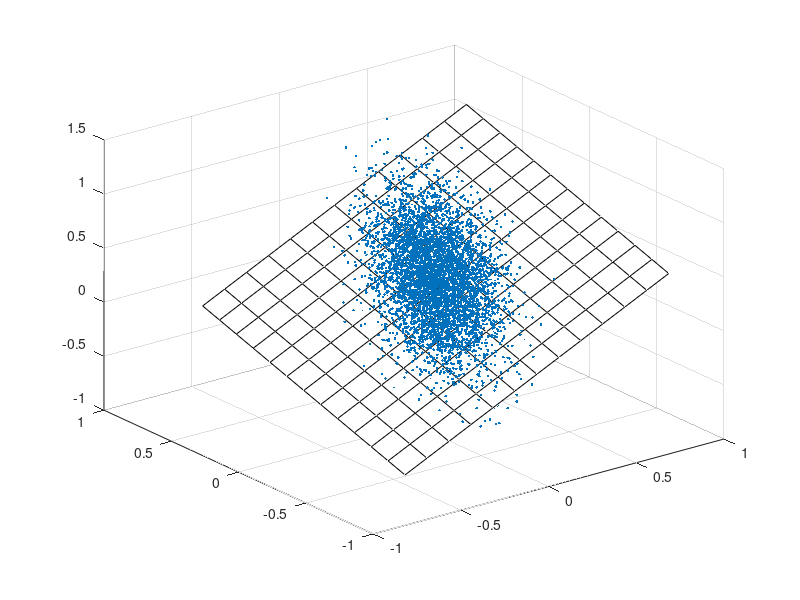
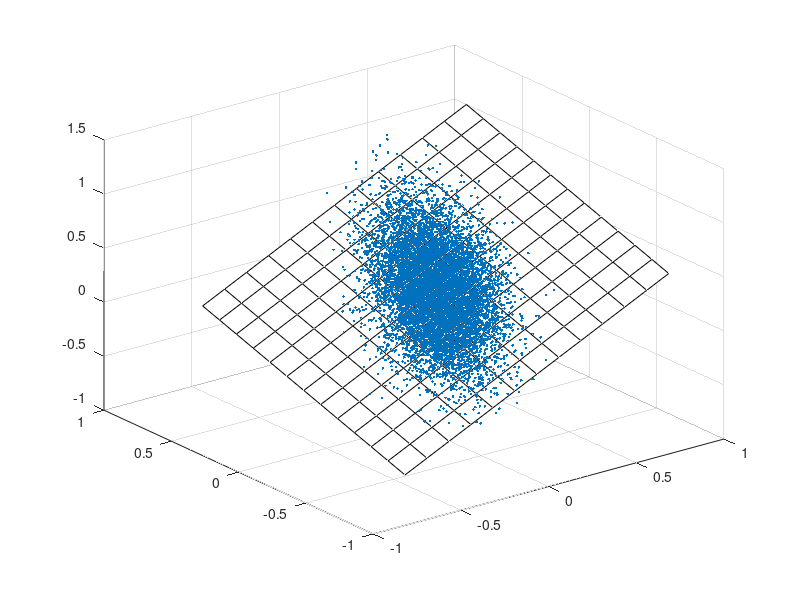

The MATLAB source for these figures, in order:
% this script illustrates regression dimension reduction in a simple bivariate case
% see "Risk and Asset Allocation"-Springer (2005), by A. Meucci

clc; close all; clear;

% the market X corresponds to the first entry, and the two factors F1 and F2 to the last two entries
Mu=[0.1 0.2 0.1];
Sig=[.25 .15 .25];
rho_F1X=.7;  rho_F2X=.7;  rho_F1F2=.5;   

NumSimulations=10000;
%%%%%%%%%%%%%%%%%%%%%%%%%%%%%%%%%%%%%%%%%%%%%%%%%%%%%%%%%%%%%%%%%%%%%%%%%%%%%%%%%%%%%%%%%%%%%%%%%%%%%%%%%%%%%%%%%%%%%%%%%%%%%%%%%%%%%%
Sigma=diag(Sig)*[1 rho_F1X rho_F2X;  rho_F1X 1 rho_F1F2;  rho_F2X rho_F1F2 1]*diag(Sig);

% compute sample: the market X is the first entry, and the two factors F1 and F2 are the last two entries
Y=mvnrnd(Mu,Sigma,NumSimulations);
Simul_XFF=Y;%exp(Y);

% compute recovered variables
Expected_Value=mean(Simul_XFF)';
Covariance=cov(Simul_XFF);

ExpVal_X=Expected_Value(1);
Covariance_XX=Covariance(1,1);
ExpVal_F=Expected_Value(2:3);
Covariance_FF=Covariance(2:3,2:3);
Covariance_XF=Covariance(1,2:3);

B=Covariance_XF*inv(Covariance_FF);

Recovered_XFF=[];
for t=1:NumSimulations
    X=Simul_XFF(t,2);
    Y=Simul_XFF(t,3);
    Z=ExpVal_X+B*([X;Y]-ExpVal_F);
    Recovered_XFF=[Recovered_XFF
        Z X Y ];
end

%%%%%%%%%%%%%%%%%%%%%%%%%%%%%%%%%%%%%%%%%%%%%%%%%%%%%%%%%%%%%%%%%%%%%%%%%%%%%%%%%%%%%%%%%%%%%%%%%%%%%%%%%%%%%%%%%%
% plots

% compute regression plane 
Range=[-3 : .5 : 3];
RegressionPlane_X=zeros(length(Range),length(Range)); 
RegressionPlane_Y=RegressionPlane_X; 
RegressionPlane_Z=RegressionPlane_X;
Plane_X=zeros(length(Range),length(Range)); Plane_Y=RegressionPlane_X; Plane_Z=RegressionPlane_X;
MaxStdev=max( sqrt(Covariance_FF(1,1)), sqrt(Covariance_FF(2,2)));
for i=1:length(Range)
    for j=1:length(Range)
        x=ExpVal_F(1)+MaxStdev*Range(i);
        y=ExpVal_F(2)+MaxStdev*Range(j);
        z=ExpVal_X+B*([x;y]-ExpVal_F);
        
        RegressionPlane_X(i,j) = x;
        RegressionPlane_Y(i,j) = y;
        RegressionPlane_Z(i,j) = z;
    end
end


figure % original variables
% plot the regression plane
hl=surf(RegressionPlane_X,RegressionPlane_Y,RegressionPlane_Z);
% plot random simulations 
hold on
h=plot3(Simul_XFF(:,2),Simul_XFF(:,3),Simul_XFF(:,1),'.');
colormap('white')
grid on

figure % recovered variables
% plot the regression plane
hl=surf(RegressionPlane_X,RegressionPlane_Y,RegressionPlane_Z);
% plot the recovered variables
hold on
h=plot3(Recovered_XFF(:,2),Recovered_XFF(:,3),Recovered_XFF(:,1),'.');
colormap('white')
grid on